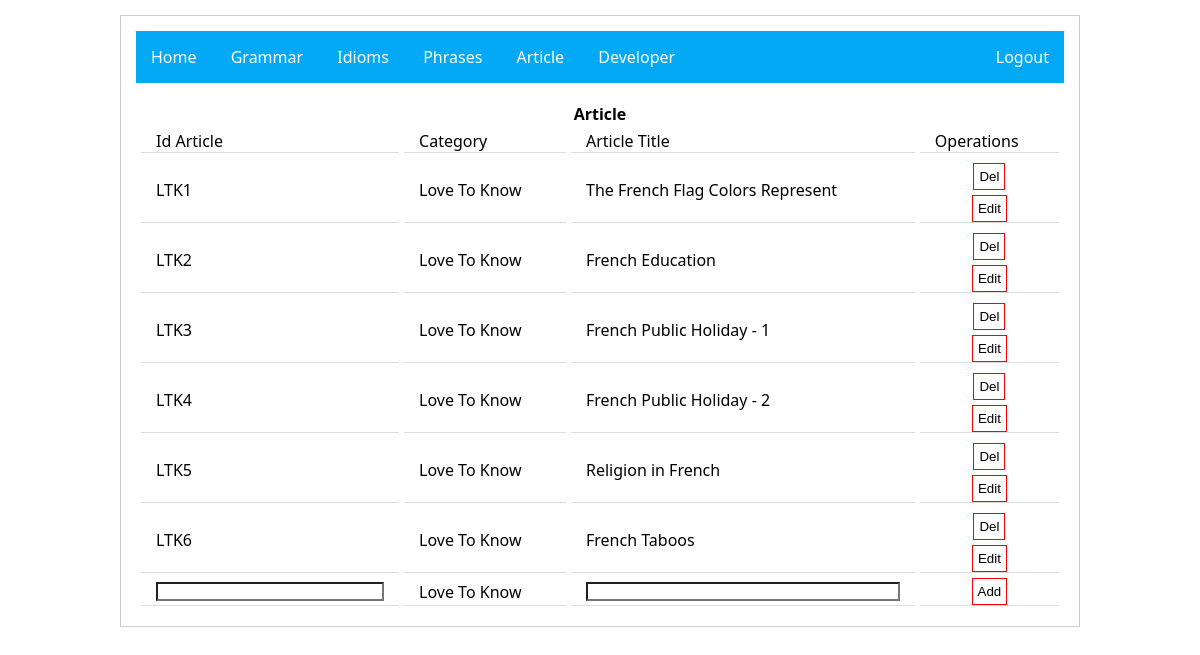
The page /admin/edit/article.php (signed in) on the database its author committed.
### tables this page shows
CREATE TABLE IF NOT EXISTS `fr_lesson_cat` (
  `id_Lesson` varchar(50) NOT NULL,
  `lesson_title` varchar(100) NOT NULL,
  `id_cat` varchar(50) NOT NULL,
  PRIMARY KEY (`id_Lesson`),
  KEY `id_cat` (`id_cat`)
);

CREATE TABLE IF NOT EXISTS `fr_category` (
  `id_cat` varchar(50) NOT NULL,
  `cat_name` varchar(50) NOT NULL,
  `cat_desc` varchar(400) NOT NULL,
  `pic` varchar(200) NOT NULL,
  PRIMARY KEY (`id_cat`)
);

### admin/edit/article.php (the view, shortened to what this page needs)
<?php
if(isset($_SESSION["user_name"])) {
?>
<html>
<head>
<?php include ('../header.php'); ?>
</head>
<body id="admin" class="admin">
<div id="contentCont">
 <div id="content">
 <?php include ('../menu12345.php'); ?>
    <table align="center" cellpadding="7" cellspacing="5">
    <tr>
    	<th colspan="5">Article</th>
    </tr>
	    <td>Id Article</td>
	    <td>Category</td>
	    <td>Article Title</td>
	    <td>Operations</td>
 <?php
 $category = 'CAT004';
 $query = mysql_query("SELECT * FROM fr_lesson_cat INNER JOIN fr_category ON fr_lesson_cat.id_cat = fr_category.id_cat where fr_category.id_cat='$category'");
 $query2 = mysql_query("SELECT * FROM fr_category where fr_category.id_cat='$category'");
 $row2 = mysql_fetch_assoc($query2);
 while($row=mysql_fetch_assoc($query))
 {
  ?>
        <tr>
	        <td><?php echo $row['id_Lesson']; ?></td>
	        <td><?php echo $row['cat_name']; ?></td>
	        <td><?php echo $row['lesson_title']; ?></td>
	  		<td align="center">
	  			<form name="ManageGram" method="POST" action="sqls.php">
	  				<button name="DelGram" onclick="return confirm('Are you sure you want to delete <?php echo $row['lesson_title']; ?> ?')">Del</button>
	  			</form><button onclick="location.href='articlePost.php?idLesson=<?php echo $row['id_Lesson']; ?>'">Edit</button>
	  		</td>
        </tr>
        <?php
 }
 ?>
 			<form name="AddNewGram" method="POST" action="sqls.php">
 		<tr>
	    	<td><input type="text" name="idLesson"></input></td>
	        <td><input type="hidden" name="idCat" value="<?php echo $row2['id_cat']; ?>"></input><?php echo $row2['cat_name']; ?></td>
	        <td><input type="text" name="Lesson_title"></input></td>
	  		<td align="center"><button name="AddNewGram">Add</button></td>
	    </tr>
	  		</form>
    </table>
    </div>
</div>
</body>
</html>
<?php
}
else {
	header("Location: ../index.php");
	die();
}
?>

### css/style.css (style rules this page uses)
* { -webkit-tap-highlight-color: rgba(0, 0, 0, 0); }
body { font-family: 'Noto Sans', sans-serif; left: 0; overflow: hidden; }
html, body { height: 100%; }
#admin form { display: inherit; }
#admin button { padding: 5px; background: none; border: 1px solid #f00; }
#admin { overflow: visible; }
#admin table { width: 100%; }
#admin table td { padding: 0px 15px; }
#admin table td input { width: 100%; }
#admin #contentCont { padding: 15px; border: 1px solid #ccc; margin: 15px auto; width: 80%; }
* { margin: 0; padding: 0; box-sizing: border-box; -webkit-appearance: none; transition: .3s all; -moz-user-select: none; -khtml-user-select: none; -webkit-user-select: none; user-select: none; }
#content td { border-bottom: 1px solid #ddd; }

### rows shown on the page
fr_lesson_cat: id_Lesson "LTK1", id_cat.cat_name "Love To Know", lesson_title "The French Flag Colors Represent"
fr_lesson_cat: id_Lesson "LTK2", id_cat.cat_name "Love To Know", lesson_title "French Education"
fr_lesson_cat: id_Lesson "LTK3", id_cat.cat_name "Love To Know", lesson_title "French Public Holiday - 1"
fr_lesson_cat: id_Lesson "LTK4", id_cat.cat_name "Love To Know", lesson_title "French Public Holiday - 2"
fr_lesson_cat: id_Lesson "LTK5", id_cat.cat_name "Love To Know", lesson_title "Religion in French"
fr_lesson_cat: id_Lesson "LTK6", id_cat.cat_name "Love To Know", lesson_title "French Taboos"
fr_category: cat_name "Love To Know"
